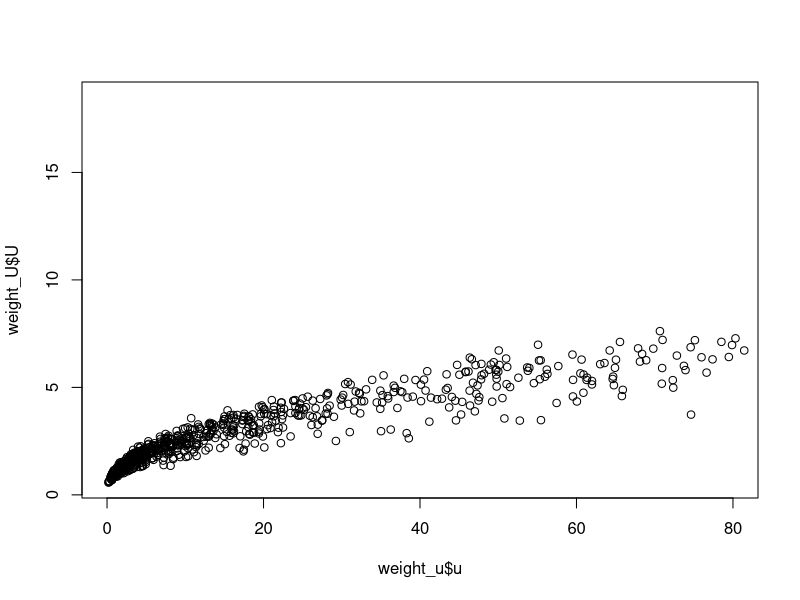
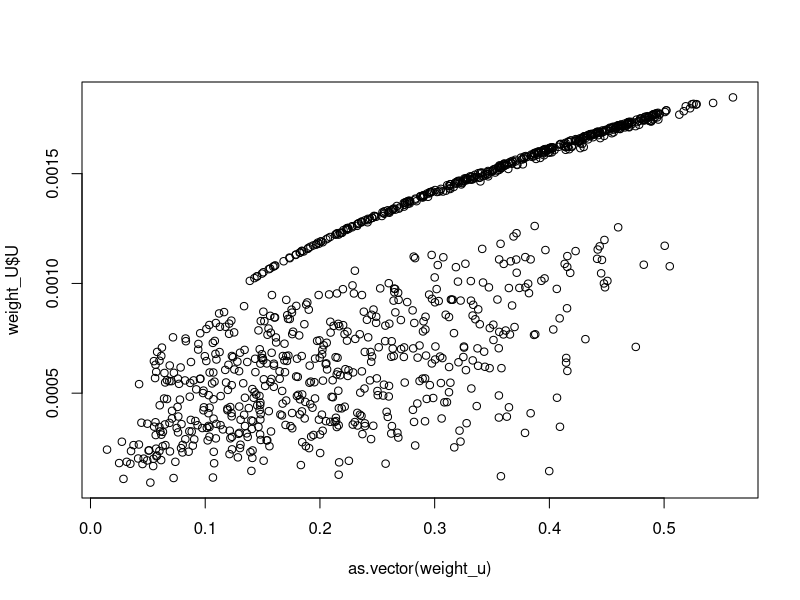

The R script that drew these images, in order: (Note: this script raises an error after producing the figures.)
## ---- chunk 1
library(dplyr)
## ---- chunk 2

weight_u<-list()
weight_U<-list()
## ---- chunk 3
weight_u<-list()
weight_U<-list()
for(i in 1:999){
m<-runif(1,min=log(0.10),max=log(40)) #ln of desired mean velocity
s<-runif(1,min=log(10),max=log(10))
l<-runif(1,min=1,max=1) #perc cover to low vel
h<-runif(1,min=1,max=1) #perc cover to high vel
#ln of desired sd velocity
vel_patch <- as.data.frame(rlnorm(30,meanlog = m, sdlog = s))
colnames(vel_patch)<- c("u") #velocity data  
data<- mutate(vel_patch, coverage = ifelse(u > 10, h, l)) #change accordingly
data$cover<- data$coverage/(sum(data$coverage)) #covergae data based on velocity   
data$U<- 1.463*((data$u)^0.4419) #uptake based on known power function
data$weight_U<-data$U*data$cover #weighted U based on variaton in velocity
weight_u[[i]]<-mean(data$u)
weight_U[[i]]<-sum(data$weight_U,na.rm = T)
}
weight_u<-as.data.frame(as.numeric(weight_u))
colnames(weight_u)<- c("u")
weight_U<-as.data.frame(as.numeric(weight_U))
colnames(weight_U)<- c("U")
plot(weight_u$u, weight_U$U,xlim=c(0,80))


## ---- chunk 4
weight_u<-list()
weight_U<-list()
for(i in 1:999){
m<-runif(1,min=0.05,max=0.5) #ln of desired mean velocity
s<-runif(1,min=0.01,max=0.2)
l<-runif(1,min=10,max=20) #perc cover to low vel
h<-runif(1,min=0.1,max=0.5) #perc cover to high vel
#ln of desired sd velocity
vel_patch <- as.data.frame(rnorm(30,mean = m, sd = s))
colnames(vel_patch)<- c("u") #velocity data
data<- mutate(vel_patch, coverage = ifelse(u > 0.1, h, l)) #change accordingly
data$cover<- data$coverage/(sum(data$coverage)) #covergae data based on velocity   
data$U<- 11.197*((data$u)^0.4419) #uptake based on known power function
data$weight_U<-data$U*data$cover #weighted U based on variaton in velocity
weight_u[[i]]<-mean(data$u)
weight_U[[i]]<-sum(data$weight_U,na.rm = T)
}
weight_U<-as.data.frame(as.numeric(weight_U))
colnames(weight_U)<- c("U")
weight_U$U<-weight_U$U/sum(weight_U$U)
plot(as.vector(weight_u),weight_U$U)

## ---- chunk 5
    data$U<- 11.197*((data$weight_u)^0.4419)
    data$firstU<-11.197*0.44419*((data$weight_u)^0.4419-1)
    data$secondU<- 11.197*0.4419*(0.4419-1)*((data$weight_u)^((0.4419-1)-1))

